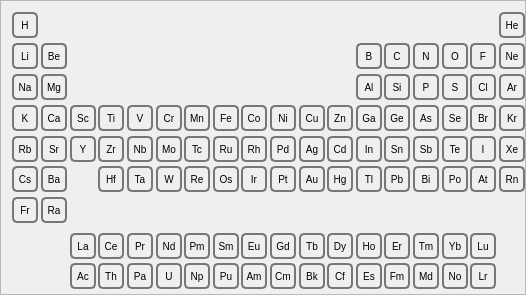
<?xml version="1.0" encoding="UTF-8"?>
<ui version="4.0">
 <class>PeriodicTable</class>
 <widget class="QFrame" name="PeriodicTable">
  <property name="geometry">
   <rect>
    <x>0</x>
    <y>0</y>
    <width>526</width>
    <height>295</height>
   </rect>
  </property>
  <property name="sizePolicy">
   <sizepolicy hsizetype="Preferred" vsizetype="Preferred">
    <horstretch>0</horstretch>
    <verstretch>0</verstretch>
   </sizepolicy>
  </property>
  <property name="minimumSize">
   <size>
    <width>300</width>
    <height>200</height>
   </size>
  </property>
  <property name="windowTitle">
   <string>Periodic Table</string>
  </property>
  <property name="styleSheet">
   <string notr="true">QPushButton {
color: black;
background-color: QLinearGradient( x1: 0, y1: 0, x2: 0, y2: 1, 
          stop: 0 #fff,
          stop: 0.5 #eee, 
          stop: 1 #999);
border-width: 2px;
border-color: #777;
border-style: solid;
border-radius: 5;
padding: 2px;
font-size: 10px;
min-width: 18px;
max-width: 18px;
min-height: 18px;
max-height: 18px;
}

QToolTip {
   border: 2px solid darkkhaki;
   padding: 2px;
   border-radius: 3px;
   opacity: 200;
   font-size: 10px;
}


QPushButton:pressed {
   background-color: QLinearGradient( x1: 0, y1: 0, x2: 0, y2: 1, 
          stop: 0 #999,
          stop: 0.5 #eee, 
          stop: 1 #fff);
}</string>
  </property>
  <property name="frameShape">
   <enum>QFrame::StyledPanel</enum>
  </property>
  <property name="frameShadow">
   <enum>QFrame::Raised</enum>
  </property>
  <layout class="QGridLayout" name="gridLayout">
   <property name="bottomMargin">
    <number>13</number>
   </property>
   <property name="spacing">
    <number>13</number>
   </property>
   <item row="0" column="0">
    <widget class="QPushButton" name="element_1">
     <property name="styleSheet">
      <string notr="true"/>
     </property>
     <property name="text">
      <string>H</string>
     </property>
    </widget>
   </item>
   <item row="0" column="17">
    <widget class="QPushButton" name="element_2">
     <property name="styleSheet">
      <string notr="true"/>
     </property>
     <property name="text">
      <string>He</string>
     </property>
    </widget>
   </item>
   <item row="1" column="0">
    <widget class="QPushButton" name="element_3">
     <property name="styleSheet">
      <string notr="true"/>
     </property>
     <property name="text">
      <string>Li</string>
     </property>
    </widget>
   </item>
   <item row="1" column="1">
    <widget class="QPushButton" name="element_4">
     <property name="styleSheet">
      <string notr="true"/>
     </property>
     <property name="text">
      <string>Be</string>
     </property>
    </widget>
   </item>
   <item row="1" column="12">
    <widget class="QPushButton" name="element_5">
     <property name="styleSheet">
      <string notr="true"/>
     </property>
     <property name="text">
      <string>B</string>
     </property>
    </widget>
   </item>
   <item row="1" column="13">
    <widget class="QPushButton" name="element_6">
     <property name="toolTip">
      <string>Carbon</string>
     </property>
     <property name="styleSheet">
      <string notr="true"/>
     </property>
     <property name="text">
      <string>C</string>
     </property>
    </widget>
   </item>
   <item row="1" column="14">
    <widget class="QPushButton" name="element_7">
     <property name="styleSheet">
      <string notr="true"/>
     </property>
     <property name="text">
      <string>N</string>
     </property>
    </widget>
   </item>
   <item row="1" column="15">
    <widget class="QPushButton" name="element_8">
     <property name="styleSheet">
      <string notr="true"/>
     </property>
     <property name="text">
      <string>O</string>
     </property>
    </widget>
   </item>
   <item row="1" column="16">
    <widget class="QPushButton" name="element_9">
     <property name="styleSheet">
      <string notr="true"/>
     </property>
     <property name="text">
      <string>F</string>
     </property>
    </widget>
   </item>
   <item row="1" column="17">
    <widget class="QPushButton" name="element_10">
     <property name="styleSheet">
      <string notr="true"/>
     </property>
     <property name="text">
      <string>Ne</string>
     </property>
    </widget>
   </item>
   <item row="2" column="0">
    <widget class="QPushButton" name="element_11">
     <property name="styleSheet">
      <string notr="true"/>
     </property>
     <property name="text">
      <string>Na</string>
     </property>
    </widget>
   </item>
   <item row="2" column="1">
    <widget class="QPushButton" name="element_12">
     <property name="styleSheet">
      <string notr="true"/>
     </property>
     <property name="text">
      <string>Mg</string>
     </property>
    </widget>
   </item>
   <item row="2" column="12">
    <widget class="QPushButton" name="element_13">
     <property name="styleSheet">
      <string notr="true"/>
     </property>
     <property name="text">
      <string>Al</string>
     </property>
    </widget>
   </item>
   <item row="2" column="13">
    <widget class="QPushButton" name="element_14">
     <property name="styleSheet">
      <string notr="true"/>
     </property>
     <property name="text">
      <string>Si</string>
     </property>
    </widget>
   </item>
   <item row="2" column="14">
    <widget class="QPushButton" name="element_15">
     <property name="styleSheet">
      <string notr="true"/>
     </property>
     <property name="text">
      <string>P</string>
     </property>
    </widget>
   </item>
   <item row="2" column="15">
    <widget class="QPushButton" name="element_16">
     <property name="styleSheet">
      <string notr="true"/>
     </property>
     <property name="text">
      <string>S</string>
     </property>
    </widget>
   </item>
   <item row="2" column="16">
    <widget class="QPushButton" name="element_17">
     <property name="styleSheet">
      <string notr="true"/>
     </property>
     <property name="text">
      <string>Cl</string>
     </property>
    </widget>
   </item>
   <item row="2" column="17">
    <widget class="QPushButton" name="element_18">
     <property name="styleSheet">
      <string notr="true"/>
     </property>
     <property name="text">
      <string>Ar</string>
     </property>
    </widget>
   </item>
   <item row="3" column="0">
    <widget class="QPushButton" name="element_19">
     <property name="styleSheet">
      <string notr="true"/>
     </property>
     <property name="text">
      <string>K</string>
     </property>
    </widget>
   </item>
   <item row="3" column="1">
    <widget class="QPushButton" name="element_20">
     <property name="styleSheet">
      <string notr="true"/>
     </property>
     <property name="text">
      <string>Ca</string>
     </property>
    </widget>
   </item>
   <item row="3" column="3">
    <widget class="QPushButton" name="element_22">
     <property name="styleSheet">
      <string notr="true"/>
     </property>
     <property name="text">
      <string>Ti</string>
     </property>
    </widget>
   </item>
   <item row="3" column="4">
    <widget class="QPushButton" name="element_23">
     <property name="styleSheet">
      <string notr="true"/>
     </property>
     <property name="text">
      <string>V</string>
     </property>
    </widget>
   </item>
   <item row="3" column="5">
    <widget class="QPushButton" name="element_24">
     <property name="styleSheet">
      <string notr="true"/>
     </property>
     <property name="text">
      <string>Cr</string>
     </property>
    </widget>
   </item>
   <item row="3" column="6">
    <widget class="QPushButton" name="element_25">
     <property name="styleSheet">
      <string notr="true"/>
     </property>
     <property name="text">
      <string>Mn</string>
     </property>
    </widget>
   </item>
   <item row="3" column="7">
    <widget class="QPushButton" name="element_26">
     <property name="styleSheet">
      <string notr="true"/>
     </property>
     <property name="text">
      <string>Fe</string>
     </property>
    </widget>
   </item>
   <item row="3" column="8">
    <widget class="QPushButton" name="element_27">
     <property name="styleSheet">
      <string notr="true"/>
     </property>
     <property name="text">
      <string>Co</string>
     </property>
    </widget>
   </item>
   <item row="3" column="9">
    <widget class="QPushButton" name="element_28">
     <property name="styleSheet">
      <string notr="true"/>
     </property>
     <property name="text">
      <string>Ni</string>
     </property>
    </widget>
   </item>
   <item row="3" column="10">
    <widget class="QPushButton" name="element_29">
     <property name="styleSheet">
      <string notr="true"/>
     </property>
     <property name="text">
      <string>Cu</string>
     </property>
    </widget>
   </item>
   <item row="3" column="11">
    <widget class="QPushButton" name="element_30">
     <property name="styleSheet">
      <string notr="true"/>
     </property>
     <property name="text">
      <string>Zn</string>
     </property>
    </widget>
   </item>
   <item row="3" column="12">
    <widget class="QPushButton" name="element_31">
     <property name="styleSheet">
      <string notr="true"/>
     </property>
     <property name="text">
      <string>Ga</string>
     </property>
    </widget>
   </item>
   <item row="3" column="13">
    <widget class="QPushButton" name="element_32">
     <property name="styleSheet">
      <string notr="true"/>
     </property>
     <property name="text">
      <string>Ge</string>
     </property>
    </widget>
   </item>
   <item row="3" column="14">
    <widget class="QPushButton" name="element_33">
     <property name="styleSheet">
      <string notr="true"/>
     </property>
     <property name="text">
      <string>As</string>
     </property>
    </widget>
   </item>
   <item row="3" column="15">
    <widget class="QPushButton" name="element_34">
     <property name="styleSheet">
      <string notr="true"/>
     </property>
     <property name="text">
      <string>Se</string>
     </property>
    </widget>
   </item>
   <item row="3" column="16">
    <widget class="QPushButton" name="element_35">
     <property name="styleSheet">
      <string notr="true"/>
     </property>
     <property name="text">
      <string>Br</string>
     </property>
    </widget>
   </item>
   <item row="3" column="17">
    <widget class="QPushButton" name="element_36">
     <property name="styleSheet">
      <string notr="true"/>
     </property>
     <property name="text">
      <string>Kr</string>
     </property>
    </widget>
   </item>
   <item row="4" column="0">
    <widget class="QPushButton" name="element_37">
     <property name="styleSheet">
      <string notr="true"/>
     </property>
     <property name="text">
      <string>Rb</string>
     </property>
    </widget>
   </item>
   <item row="4" column="1">
    <widget class="QPushButton" name="element_38">
     <property name="styleSheet">
      <string notr="true"/>
     </property>
     <property name="text">
      <string>Sr</string>
     </property>
    </widget>
   </item>
   <item row="4" column="2">
    <widget class="QPushButton" name="element_39">
     <property name="styleSheet">
      <string notr="true"/>
     </property>
     <property name="text">
      <string>Y</string>
     </property>
    </widget>
   </item>
   <item row="4" column="3">
    <widget class="QPushButton" name="element_40">
     <property name="styleSheet">
      <string notr="true"/>
     </property>
     <property name="text">
      <string>Zr</string>
     </property>
    </widget>
   </item>
   <item row="4" column="4">
    <widget class="QPushButton" name="element_41">
     <property name="styleSheet">
      <string notr="true"/>
     </property>
     <property name="text">
      <string>Nb</string>
     </property>
    </widget>
   </item>
   <item row="4" column="5">
    <widget class="QPushButton" name="element_42">
     <property name="styleSheet">
      <string notr="true"/>
     </property>
     <property name="text">
      <string>Mo</string>
     </property>
    </widget>
   </item>
   <item row="4" column="6">
    <widget class="QPushButton" name="element_43">
     <property name="styleSheet">
      <string notr="true"/>
     </property>
     <property name="text">
      <string>Tc</string>
     </property>
    </widget>
   </item>
   <item row="4" column="7">
    <widget class="QPushButton" name="element_44">
     <property name="styleSheet">
      <string notr="true"/>
     </property>
     <property name="text">
      <string>Ru</string>
     </property>
    </widget>
   </item>
   <item row="4" column="8">
    <widget class="QPushButton" name="element_45">
     <property name="styleSheet">
      <string notr="true"/>
     </property>
     <property name="text">
      <string>Rh</string>
     </property>
    </widget>
   </item>
   <item row="4" column="9">
    <widget class="QPushButton" name="element_46">
     <property name="styleSheet">
      <string notr="true"/>
     </property>
     <property name="text">
      <string>Pd</string>
     </property>
    </widget>
   </item>
   <item row="4" column="10">
    <widget class="QPushButton" name="element_47">
     <property name="styleSheet">
      <string notr="true"/>
     </property>
     <property name="text">
      <string>Ag</string>
     </property>
    </widget>
   </item>
   <item row="4" column="11">
    <widget class="QPushButton" name="element_48">
     <property name="styleSheet">
      <string notr="true"/>
     </property>
     <property name="text">
      <string>Cd</string>
     </property>
    </widget>
   </item>
   <item row="4" column="12">
    <widget class="QPushButton" name="element_49">
     <property name="styleSheet">
      <string notr="true"/>
     </property>
     <property name="text">
      <string>In</string>
     </property>
    </widget>
   </item>
   <item row="4" column="13">
    <widget class="QPushButton" name="element_50">
     <property name="styleSheet">
      <string notr="true"/>
     </property>
     <property name="text">
      <string>Sn</string>
     </property>
    </widget>
   </item>
   <item row="4" column="14">
    <widget class="QPushButton" name="element_51">
     <property name="styleSheet">
      <string notr="true"/>
     </property>
     <property name="text">
      <string>Sb</string>
     </property>
    </widget>
   </item>
   <item row="4" column="15">
    <widget class="QPushButton" name="element_52">
     <property name="styleSheet">
      <string notr="true"/>
     </property>
     <property name="text">
      <string>Te</string>
     </property>
    </widget>
   </item>
   <item row="4" column="16">
    <widget class="QPushButton" name="element_53">
     <property name="styleSheet">
      <string notr="true"/>
     </property>
     <property name="text">
      <string>I</string>
     </property>
    </widget>
   </item>
   <item row="4" column="17">
    <widget class="QPushButton" name="element_54">
     <property name="styleSheet">
      <string notr="true"/>
     </property>
     <property name="text">
      <string>Xe</string>
     </property>
    </widget>
   </item>
   <item row="5" column="0">
    <widget class="QPushButton" name="element_55">
     <property name="styleSheet">
      <string notr="true"/>
     </property>
     <property name="text">
      <string>Cs</string>
     </property>
    </widget>
   </item>
   <item row="5" column="1">
    <widget class="QPushButton" name="element_56">
     <property name="styleSheet">
      <string notr="true"/>
     </property>
     <property name="text">
      <string>Ba</string>
     </property>
    </widget>
   </item>
   <item row="5" column="3">
    <widget class="QPushButton" name="element_72">
     <property name="styleSheet">
      <string notr="true"/>
     </property>
     <property name="text">
      <string>Hf</string>
     </property>
    </widget>
   </item>
   <item row="5" column="4">
    <widget class="QPushButton" name="element_73">
     <property name="styleSheet">
      <string notr="true"/>
     </property>
     <property name="text">
      <string>Ta</string>
     </property>
    </widget>
   </item>
   <item row="5" column="5">
    <widget class="QPushButton" name="element_74">
     <property name="styleSheet">
      <string notr="true"/>
     </property>
     <property name="text">
      <string>W</string>
     </property>
    </widget>
   </item>
   <item row="5" column="6">
    <widget class="QPushButton" name="element_75">
     <property name="styleSheet">
      <string notr="true"/>
     </property>
     <property name="text">
      <string>Re</string>
     </property>
    </widget>
   </item>
   <item row="5" column="7">
    <widget class="QPushButton" name="element_76">
     <property name="styleSheet">
      <string notr="true"/>
     </property>
     <property name="text">
      <string>Os</string>
     </property>
    </widget>
   </item>
   <item row="5" column="8">
    <widget class="QPushButton" name="element_77">
     <property name="styleSheet">
      <string notr="true"/>
     </property>
     <property name="text">
      <string>Ir</string>
     </property>
    </widget>
   </item>
   <item row="5" column="9">
    <widget class="QPushButton" name="element_78">
     <property name="styleSheet">
      <string notr="true"/>
     </property>
     <property name="text">
      <string>Pt</string>
     </property>
    </widget>
   </item>
   <item row="5" column="10">
    <widget class="QPushButton" name="element_79">
     <property name="styleSheet">
      <string notr="true"/>
     </property>
     <property name="text">
      <string>Au</string>
     </property>
    </widget>
   </item>
   <item row="5" column="11">
    <widget class="QPushButton" name="element_80">
     <property name="styleSheet">
      <string notr="true"/>
     </property>
     <property name="text">
      <string>Hg</string>
     </property>
    </widget>
   </item>
   <item row="5" column="12">
    <widget class="QPushButton" name="element_81">
     <property name="styleSheet">
      <string notr="true"/>
     </property>
     <property name="text">
      <string>Tl</string>
     </property>
    </widget>
   </item>
   <item row="5" column="13">
    <widget class="QPushButton" name="element_82">
     <property name="styleSheet">
      <string notr="true"/>
     </property>
     <property name="text">
      <string>Pb</string>
     </property>
    </widget>
   </item>
   <item row="5" column="14">
    <widget class="QPushButton" name="element_83">
     <property name="styleSheet">
      <string notr="true"/>
     </property>
     <property name="text">
      <string>Bi</string>
     </property>
    </widget>
   </item>
   <item row="5" column="15">
    <widget class="QPushButton" name="element_84">
     <property name="styleSheet">
      <string notr="true"/>
     </property>
     <property name="text">
      <string>Po</string>
     </property>
    </widget>
   </item>
   <item row="5" column="16">
    <widget class="QPushButton" name="element_85">
     <property name="styleSheet">
      <string notr="true"/>
     </property>
     <property name="text">
      <string>At</string>
     </property>
    </widget>
   </item>
   <item row="5" column="17">
    <widget class="QPushButton" name="element_86">
     <property name="styleSheet">
      <string notr="true"/>
     </property>
     <property name="text">
      <string>Rn</string>
     </property>
    </widget>
   </item>
   <item row="6" column="0">
    <widget class="QPushButton" name="element_87">
     <property name="styleSheet">
      <string notr="true"/>
     </property>
     <property name="text">
      <string>Fr</string>
     </property>
    </widget>
   </item>
   <item row="6" column="1">
    <widget class="QPushButton" name="element_88">
     <property name="styleSheet">
      <string notr="true"/>
     </property>
     <property name="text">
      <string>Ra</string>
     </property>
    </widget>
   </item>
   <item row="7" column="2">
    <spacer name="verticalSpacer">
     <property name="orientation">
      <enum>Qt::Vertical</enum>
     </property>
     <property name="sizeType">
      <enum>QSizePolicy::Fixed</enum>
     </property>
     <property name="sizeHint" stdset="0">
      <size>
       <width>20</width>
       <height>5</height>
      </size>
     </property>
    </spacer>
   </item>
   <item row="8" column="2">
    <widget class="QPushButton" name="element_57">
     <property name="styleSheet">
      <string notr="true"/>
     </property>
     <property name="text">
      <string>La</string>
     </property>
    </widget>
   </item>
   <item row="8" column="3">
    <widget class="QPushButton" name="element_58">
     <property name="styleSheet">
      <string notr="true"/>
     </property>
     <property name="text">
      <string>Ce</string>
     </property>
    </widget>
   </item>
   <item row="8" column="4">
    <widget class="QPushButton" name="element_59">
     <property name="styleSheet">
      <string notr="true"/>
     </property>
     <property name="text">
      <string>Pr</string>
     </property>
    </widget>
   </item>
   <item row="8" column="5">
    <widget class="QPushButton" name="element_60">
     <property name="styleSheet">
      <string notr="true"/>
     </property>
     <property name="text">
      <string>Nd</string>
     </property>
    </widget>
   </item>
   <item row="8" column="6">
    <widget class="QPushButton" name="element_61">
     <property name="styleSheet">
      <string notr="true"/>
     </property>
     <property name="text">
      <string>Pm</string>
     </property>
    </widget>
   </item>
   <item row="8" column="7">
    <widget class="QPushButton" name="element_62">
     <property name="styleSheet">
      <string notr="true"/>
     </property>
     <property name="text">
      <string>Sm</string>
     </property>
    </widget>
   </item>
   <item row="8" column="8">
    <widget class="QPushButton" name="element_63">
     <property name="styleSheet">
      <string notr="true"/>
     </property>
     <property name="text">
      <string>Eu</string>
     </property>
    </widget>
   </item>
   <item row="8" column="9">
    <widget class="QPushButton" name="element_64">
     <property name="styleSheet">
      <string notr="true"/>
     </property>
     <property name="text">
      <string>Gd</string>
     </property>
    </widget>
   </item>
   <item row="8" column="10">
    <widget class="QPushButton" name="element_65">
     <property name="styleSheet">
      <string notr="true"/>
     </property>
     <property name="text">
      <string>Tb</string>
     </property>
    </widget>
   </item>
   <item row="8" column="11">
    <widget class="QPushButton" name="element_66">
     <property name="styleSheet">
      <string notr="true"/>
     </property>
     <property name="text">
      <string>Dy</string>
     </property>
    </widget>
   </item>
   <item row="8" column="12">
    <widget class="QPushButton" name="element_67">
     <property name="styleSheet">
      <string notr="true"/>
     </property>
     <property name="text">
      <string>Ho</string>
     </property>
    </widget>
   </item>
   <item row="8" column="13">
    <widget class="QPushButton" name="element_68">
     <property name="styleSheet">
      <string notr="true"/>
     </property>
     <property name="text">
      <string>Er</string>
     </property>
    </widget>
   </item>
   <item row="8" column="14">
    <widget class="QPushButton" name="element_69">
     <property name="styleSheet">
      <string notr="true"/>
     </property>
     <property name="text">
      <string>Tm</string>
     </property>
    </widget>
   </item>
   <item row="8" column="15">
    <widget class="QPushButton" name="element_70">
     <property name="styleSheet">
      <string notr="true"/>
     </property>
     <property name="text">
      <string>Yb</string>
     </property>
    </widget>
   </item>
   <item row="8" column="16">
    <widget class="QPushButton" name="element_71">
     <property name="styleSheet">
      <string notr="true"/>
     </property>
     <property name="text">
      <string>Lu</string>
     </property>
    </widget>
   </item>
   <item row="9" column="2">
    <widget class="QPushButton" name="element_89">
     <property name="styleSheet">
      <string notr="true"/>
     </property>
     <property name="text">
      <string>Ac</string>
     </property>
    </widget>
   </item>
   <item row="9" column="3">
    <widget class="QPushButton" name="element_90">
     <property name="styleSheet">
      <string notr="true"/>
     </property>
     <property name="text">
      <string>Th</string>
     </property>
    </widget>
   </item>
   <item row="9" column="4">
    <widget class="QPushButton" name="element_91">
     <property name="styleSheet">
      <string notr="true"/>
     </property>
     <property name="text">
      <string>Pa</string>
     </property>
    </widget>
   </item>
   <item row="9" column="5">
    <widget class="QPushButton" name="element_92">
     <property name="styleSheet">
      <string notr="true"/>
     </property>
     <property name="text">
      <string>U</string>
     </property>
    </widget>
   </item>
   <item row="9" column="6">
    <widget class="QPushButton" name="element_93">
     <property name="styleSheet">
      <string notr="true"/>
     </property>
     <property name="text">
      <string>Np</string>
     </property>
    </widget>
   </item>
   <item row="9" column="7">
    <widget class="QPushButton" name="element_94">
     <property name="styleSheet">
      <string notr="true"/>
     </property>
     <property name="text">
      <string>Pu</string>
     </property>
    </widget>
   </item>
   <item row="9" column="8">
    <widget class="QPushButton" name="element_95">
     <property name="styleSheet">
      <string notr="true"/>
     </property>
     <property name="text">
      <string>Am</string>
     </property>
    </widget>
   </item>
   <item row="9" column="9">
    <widget class="QPushButton" name="element_96">
     <property name="styleSheet">
      <string notr="true"/>
     </property>
     <property name="text">
      <string>Cm</string>
     </property>
    </widget>
   </item>
   <item row="9" column="10">
    <widget class="QPushButton" name="element_97">
     <property name="styleSheet">
      <string notr="true"/>
     </property>
     <property name="text">
      <string>Bk</string>
     </property>
    </widget>
   </item>
   <item row="9" column="11">
    <widget class="QPushButton" name="element_98">
     <property name="styleSheet">
      <string notr="true"/>
     </property>
     <property name="text">
      <string>Cf</string>
     </property>
    </widget>
   </item>
   <item row="9" column="12">
    <widget class="QPushButton" name="element_99">
     <property name="styleSheet">
      <string notr="true"/>
     </property>
     <property name="text">
      <string>Es</string>
     </property>
    </widget>
   </item>
   <item row="9" column="13">
    <widget class="QPushButton" name="element_100">
     <property name="styleSheet">
      <string notr="true"/>
     </property>
     <property name="text">
      <string>Fm</string>
     </property>
    </widget>
   </item>
   <item row="9" column="14">
    <widget class="QPushButton" name="element_101">
     <property name="styleSheet">
      <string notr="true"/>
     </property>
     <property name="text">
      <string>Md</string>
     </property>
    </widget>
   </item>
   <item row="9" column="15">
    <widget class="QPushButton" name="element_102">
     <property name="styleSheet">
      <string notr="true"/>
     </property>
     <property name="text">
      <string>No</string>
     </property>
    </widget>
   </item>
   <item row="9" column="16">
    <widget class="QPushButton" name="element_103">
     <property name="styleSheet">
      <string notr="true"/>
     </property>
     <property name="text">
      <string>Lr</string>
     </property>
    </widget>
   </item>
   <item row="3" column="2">
    <widget class="QPushButton" name="element_21">
     <property name="styleSheet">
      <string notr="true"/>
     </property>
     <property name="text">
      <string>Sc</string>
     </property>
    </widget>
   </item>
  </layout>
 </widget>
 <resources/>
 <connections/>
</ui>
